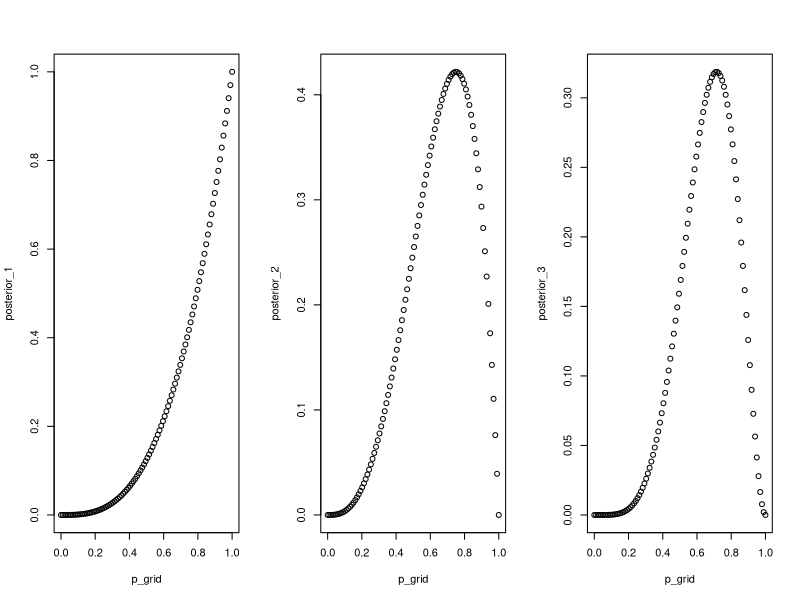

Source code (R):
#### M_1
p_grid <- seq(0,1, length.out = 100)
prior <- rep(1,length(p_grid))

posterior_1 <- dbinom(3,3, prob = p_grid) * prior
posterior_2 <- dbinom(3,4, prob = p_grid) * prior
posterior_3 <- dbinom(5,7, prob = p_grid) * prior
par(mfrow=c(1,3))
plot(p_grid, posterior_1)
plot(p_grid, posterior_2)
plot(p_grid, posterior_3)

#### H_1
# Panda just gave birth to twins
# What is probability that panda is A
p_t_a <- 0.1
p_t_b <- 0.2
prior <- c(1,1)
likelihood <- c(p_t_a, p_t_b)

posterior <- likelihood * prior
posterior <- posterior / sum(posterior)

# Now, have twins again with new prior
prior <- posterior
posterior <- likelihood * prior

# The average likelihood is the sum of the posterior above
  # Or, which we are more interested in, the probability of have two sets of twins in a row, without knowing the species info
sum(posterior)



#### H_4
# Using the test
p_species_a_test_a <- 0.8
p_species_a_test_b <- 1-0.65
prior <- c(1,1)
likelihood <- c(p_species_a_test_a, p_species_a_test_b)

posterior <- likelihood * prior
posterior <- posterior / sum(posterior)
posterior[1]

# Incorporate the other two births (twin and then singleton, though the order does not matter)

# Twin
posterior <- posterior * c(0.1, 0.2)
posterior <- posterior / sum(posterior)

# Not twins
posterior <- posterior * c(0.9, 0.8)
posterior <- posterior / sum(posterior)
posterior[1]
